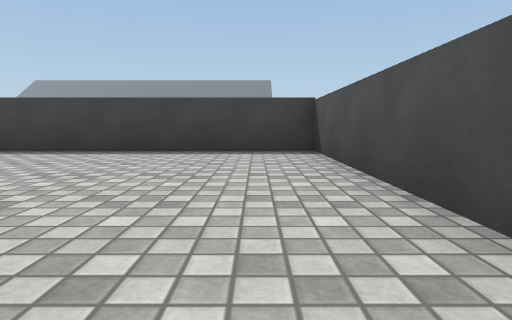
[1] (above)

24 first-person views from a walk through a scene from a Unity 3-D project. The camera is 0.51 m above the floor, tilts 6° down and sees 75° across. The floor is counted in squares, 1 m on a side. Each view is taken from the middle of a square. On the plan, view 1 faces up. The plan holds only what a view shows up to about 9 squares ahead; the rest is blank. The place goes on beyond the plan. The player is left out. Surface patterns are stand-ins for the level's own textures.

[2]
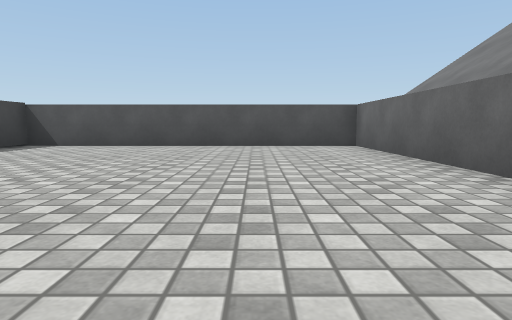

[3]
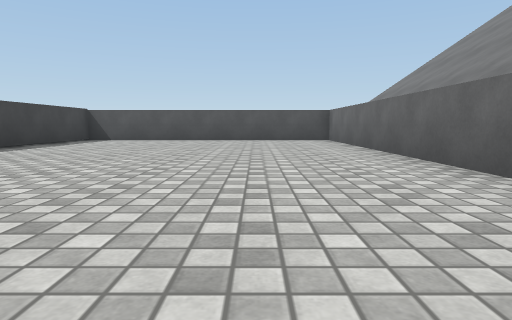

[4]
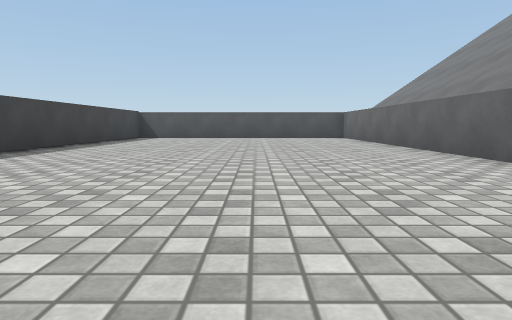

[5]
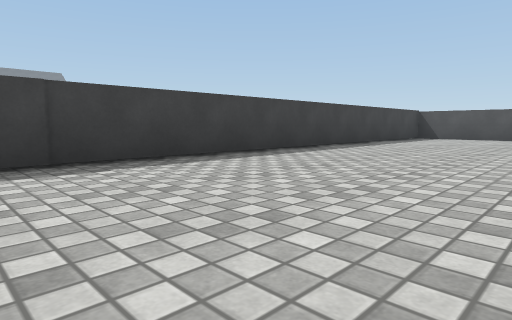

[6]
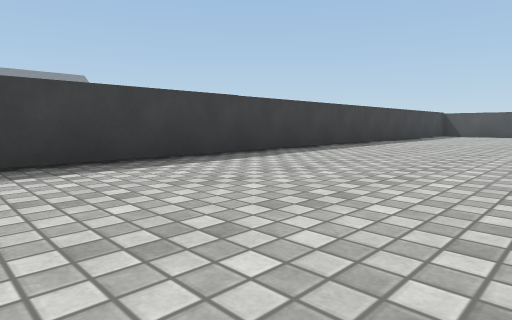

[7]
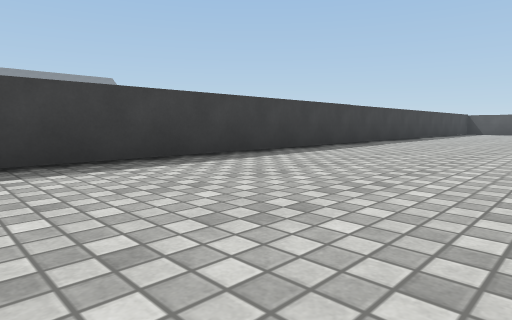

[8]
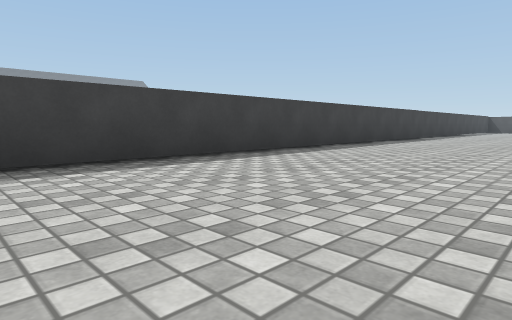

[9]
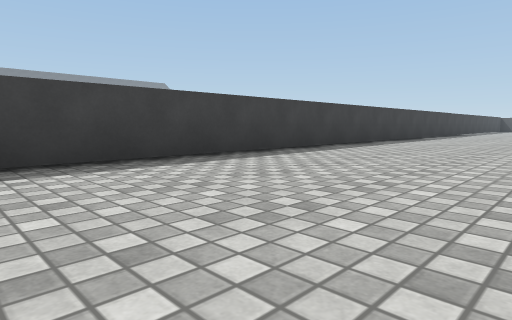

[10]
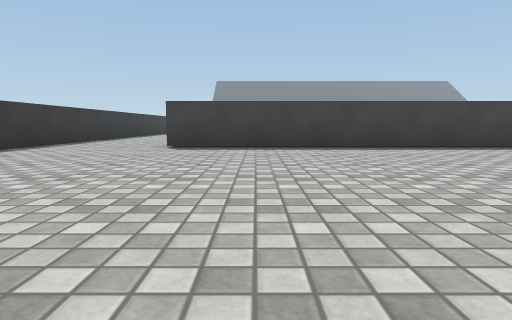

[11]
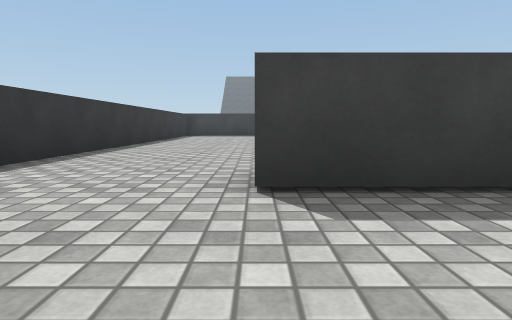

[12]
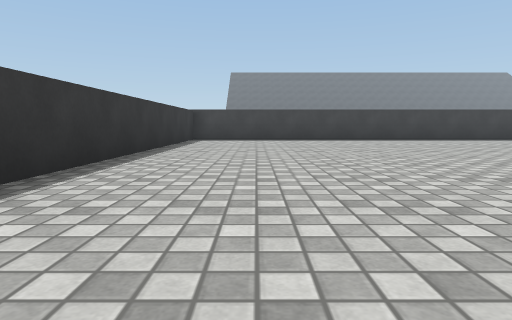

[13]
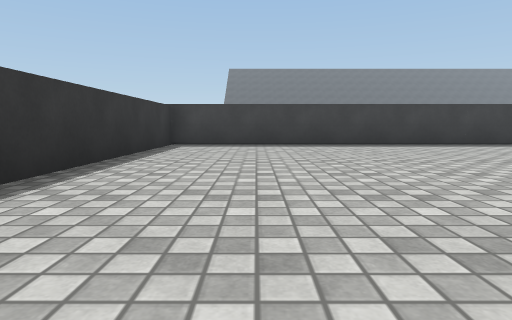

[14]
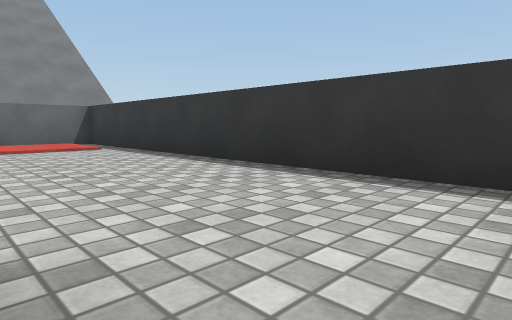

[15]
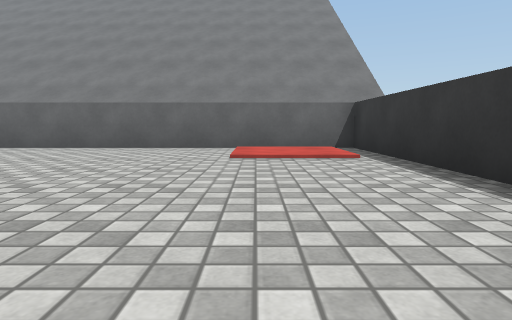

[16]
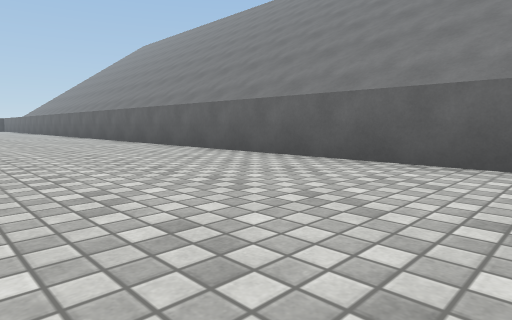

[17]
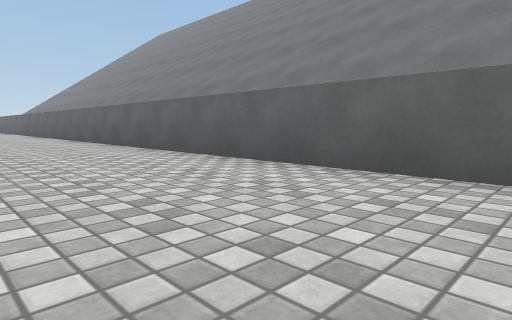

[18]
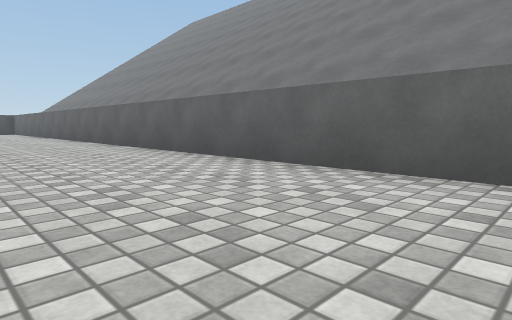

[19]
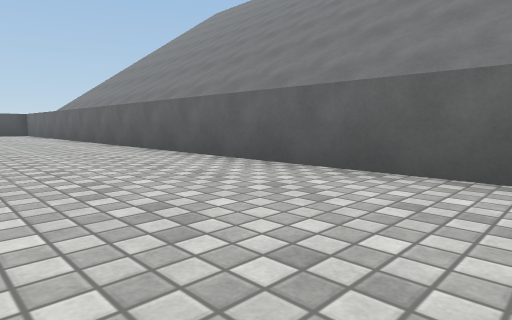

[20]
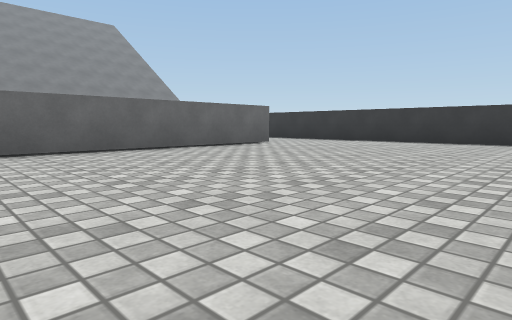

[21]
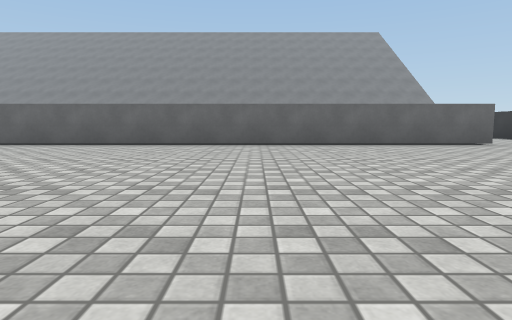

[22]
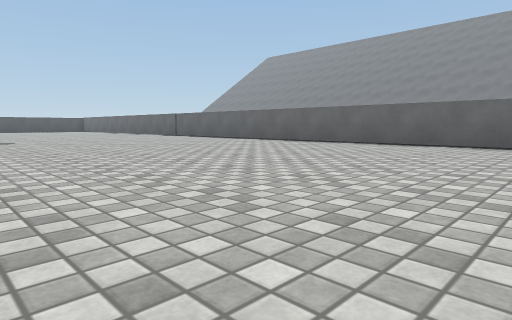

[23]
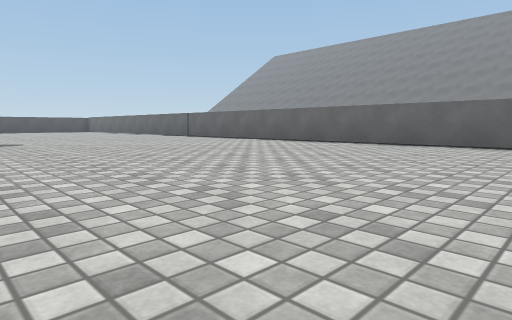

[24]
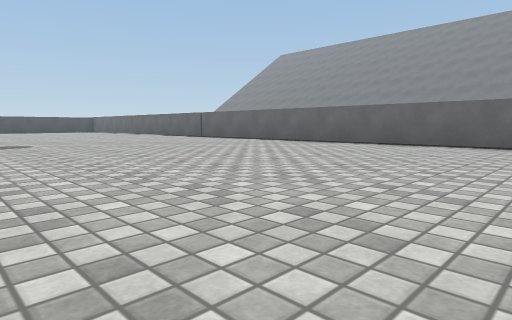

### Floor plan
Points are (right, up) in squares from view 1. A wall is a line through its corners. A room is listed if a view was taken in it or the views show most of it. See-through windows are left out.
Room 1 (views 1, 2, 3, 4, 5, 6, 7, 8, 9, 10, 11, 15, 16, 17, 18, 19)
walls: (-34.2, 8.6) (-34.2, -1.4) (1.2, -1.4) (1.2, 6.5) (-31.1, 6.5)
ways out: opening at (-33, 7.3) to room 2
Room 2 (views 12, 13, 14, 20, 21, 22, 23, 24)
walls: (-25.4, 19.6) (-34.2, 19.6) (-34.2, 8.6); (-31.1, 7.5) (-18.5, 7.5)
ways out: opening at (-33, 7.3) to room 1

Positions as (right, up) in squares from view 1, and headings:
1: (0, 0), facing up
2: (-7, 1), facing right
3: (-10, 1), facing right
4: (-12, 2), facing right
5: (-12, 2), facing up-right
6: (-15, 2), facing up-right
7: (-19, 2), facing up-right
8: (-24, 2), facing up-right
9: (-28, 2), facing up-right
10: (-29, -1), facing up
11: (-31, 4), facing up
12: (-32, 8), facing up
13: (-32, 11), facing up
14: (-31, 8), facing down-left
15: (-32, 6), facing down
16: (-30, 3), facing down-right
17: (-25, 2), facing down-right
18: (-20, 2), facing down-right
19: (-17, 2), facing down-right
20: (-24, 14), facing down-left
21: (-25, 16), facing down
22: (-25, 16), facing down-right
23: (-24, 16), facing down-right
24: (-23, 16), facing down-right
